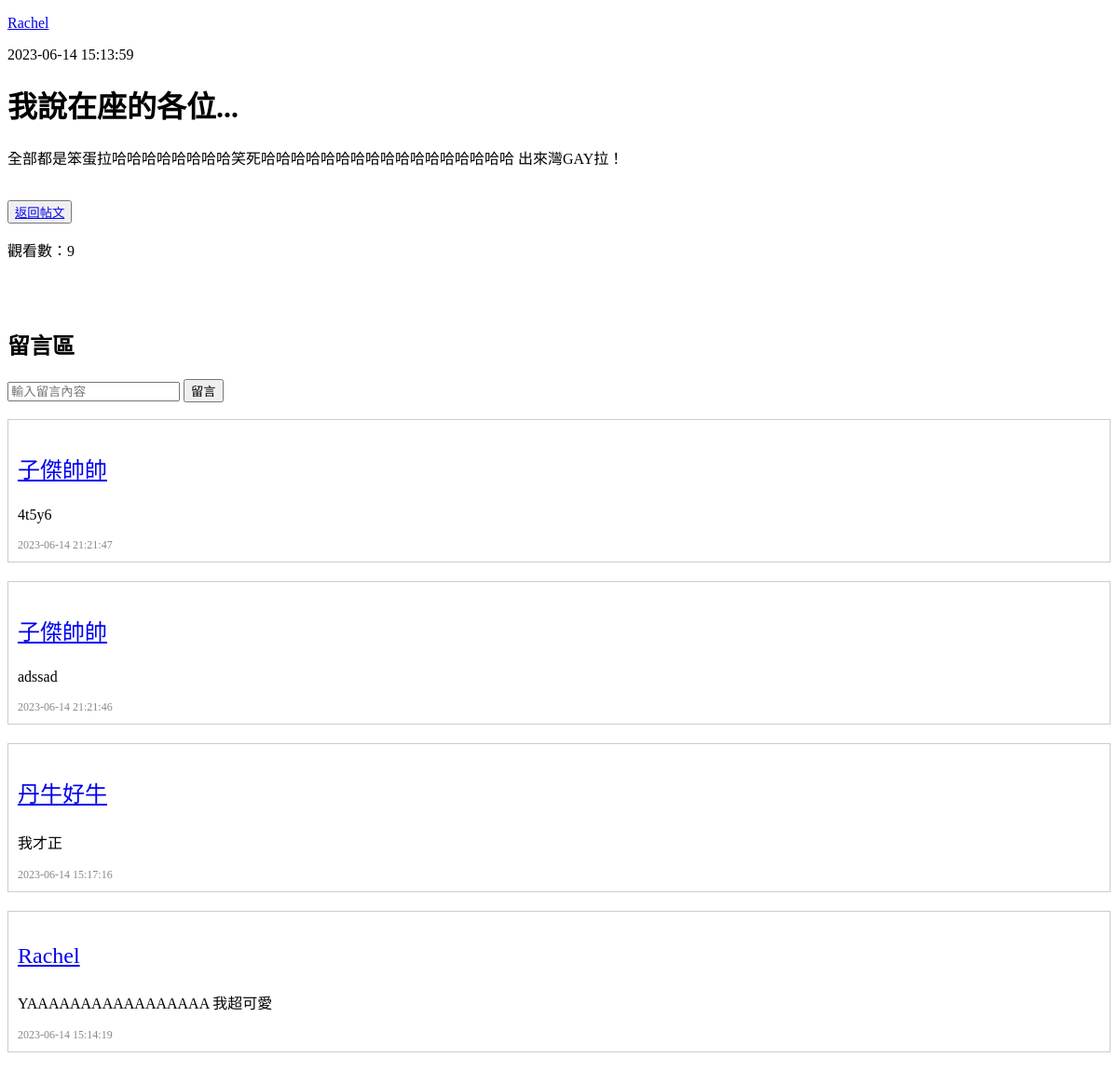
The page /post/posts/17 (signed in) on the database its author committed.
### tables this page shows
CREATE TABLE "User" (
	"userID"	INTEGER,
	"password"	VARCHAR(10),
	"nickname"	VARCHAR(10) NOT NULL,
	"gender"	VARCHAR(1) NOT NULL,
	"birth"	TEXT,
	"reputationScore"	NUMERIC DEFAULT 100,
	"cellphone"	VARCHAR(10),
	"email"	TEXT UNIQUE,
	"image" TEXT,
	PRIMARY KEY("userID" AUTOINCREMENT)
);

CREATE TABLE "Post" (
	"postID"	INTEGER,
	"postUserID"	INTEGER,
	"postTime"	TEXT,
	"postTitle"	TEXT,
	"postContent"	TEXT,
	"postView"	INT,
	FOREIGN KEY("postUserID") REFERENCES "User"("userID"),
	PRIMARY KEY("postID" AUTOINCREMENT)
);

CREATE TABLE "Comment" (
	"commentID"	INTEGER,
	"commentPostID"	INTEGER,
	"commentUserID"	INTEGER,
	"commentTime"	TEXT,
	"commentContent"	TEXT,
	FOREIGN KEY("commentUserID") REFERENCES "User"("userID") ON DELETE CASCADE,
	FOREIGN KEY("commentPostID") REFERENCES "Post"("postID") ON DELETE CASCADE,
	PRIMARY KEY("commentID" AUTOINCREMENT)
);

### crud/crudPost.py (the view)
@post_bp.route("/posts/<string:sortmethod>", methods=["GET", "POST"])
def posts_method(sortmethod):
    userID = session["userID"]
    searching_value = ""
    if sortmethod == "newest" or sortmethod == "None":
        con = sql.connect("funCrew_db.db")
        con.row_factory = sql.Row
        cur = con.cursor()
        cur.execute(
            "SELECT * FROM Post, User WHERE postUserID = userID ORDER BY postTime DESC"
        )
        posts = cur.fetchall()
        con.commit()
        con.close()
    elif sortmethod == "mostView":
        con = sql.connect("funCrew_db.db")
        con.row_factory = sql.Row
        cur = con.cursor()
        cur.execute(
            "SELECT * FROM Post, User WHERE postUserID = userID ORDER BY postView DESC"
        )
        posts = cur.fetchall()
        con.commit()
        con.close()
    elif sortmethod == "hotest":
        con = sql.connect("funCrew_db.db")
        con.row_factory = sql.Row
        cur = con.cursor()
        cur.execute(
            "SELECT * FROM Post, User LEFT JOIN Comment ON postID=commentPostID WHERE postUserID=userID GROUP BY postID ORDER BY count(commentPostID) DESC"
        )
        posts = cur.fetchall()
        con.commit()
        con.close()
    elif sortmethod == "searching":
        if request.form.get("searching_value"):
            searching_value = request.form.get("searching_value")
        elif request.args.get("searching_value"):
            searching_value = request.args.get("searching_value")
        searching_exp = "%" + searching_value + "%"
        con = sql.connect("funCrew_db.db")
        con.row_factory = sql.Row
        cur = con.cursor()
        cur.execute(
            "SELECT * FROM Post, User WHERE postUserID = userID AND (postTitle LIKE ? OR nickName LIKE ?)",
            (
                searching_exp,
                searching_exp,
            ),
        )
        posts = cur.fetchall()
        con.commit()
        con.close()
    elif sortmethod == "my_posts":
        con = sql.connect("funCrew_db.db")
        con.row_factory = sql.Row
        cur = con.cursor()
        cur.execute(
            "SELECT * FROM Post WHERE postUserID = ? ORDER BY postTime DESC", (userID,)
        )
        posts = cur.fetchall()
        con.commit()
        con.close()
    return render_template(
        "posts.html",
        nickname=get_nickname(userID),
        avatar=get_avatar_path(userID),
        posts=posts,
        userID=userID,
        sortmethod=sortmethod,
        searching_value=searching_value,
    )

### templates/post_detail.html (shortened to what this page needs)
<!DOCTYPE html>
<html lang="zh-Hant-TW">
<head>
</head>
<body>
    <p><a href="/user/info/{{post['postUserID']}}">{{ post['nickname'] }}</a></p>
    <p>{{ post['postTime'] }}</p>
    <h1>{{ post['postTitle'] }}</h1>
    <p>{{ post['postContent'] }}</p>
    <br>
    {% if searching_value %}
    <button><a href="/post/posts/{{sortmethod}}?searching_value={{searching_value}}">返回</a></button>
    {% else %}
    <button><a href="/post/posts/{{sortmethod}}">返回帖文</a></button>
    {% endif %}
    <p>觀看數：{{views}}</p>
    <br><br>
    <h2>留言區</h2>
    <form action="/post/posts/{{ postID }}" method="post">
        <div class="input">
            <input type="text" name="content" placeholder="輸入留言內容" required>
            <button type="submit">留言</button>
        </div>
    </form>
    <br>
    {% for comment in comments %}
    <div class="post">
        <div class="content">
                <p style="font-size:24px;"><a href="/user/info/{{comment['commentUserID']}}">{{ comment['nickname'] }}</a></p>
                <p>{{ comment['commentContent'] }}</p>
        </div>
        <div class="info">
            <span>{{ comment['commentTime'] }}</span>
        </div>
    </div>
    {% endfor %}
</body>

### templates/post_detail.html (style rules this page uses)
.post { margin-bottom: 20px; border: 1px solid #ccc; padding: 10px; }
.post .info { font-size: 12px; color: #888; }
.post .content { margin-top: 0px; }

### rows shown on the page
User: nickname "Rachel"
Post: postTime "2023-06-14 15:13:59", postTitle "我說在座的各位...", postContent "全部都是笨蛋拉哈哈哈哈哈哈哈哈笑死哈哈哈哈哈哈哈哈哈哈哈哈哈哈哈哈哈 出來灣GAY拉！"
Comment: nickname "子傑帥帥", commentContent "4t5y6", commentTime "2023-06-14 21:21:47"
Comment: nickname "子傑帥帥", commentContent "adssad", commentTime "2023-06-14 21:21:46"
Comment: nickname "丹牛好牛", commentContent "我才正", commentTime "2023-06-14 15:17:16"
Comment: nickname "Rachel", commentContent "YAAAAAAAAAAAAAAAAA 我超可愛", commentTime "2023-06-14 15:14:19"

### other values the page prints
{{ views }} "9"
